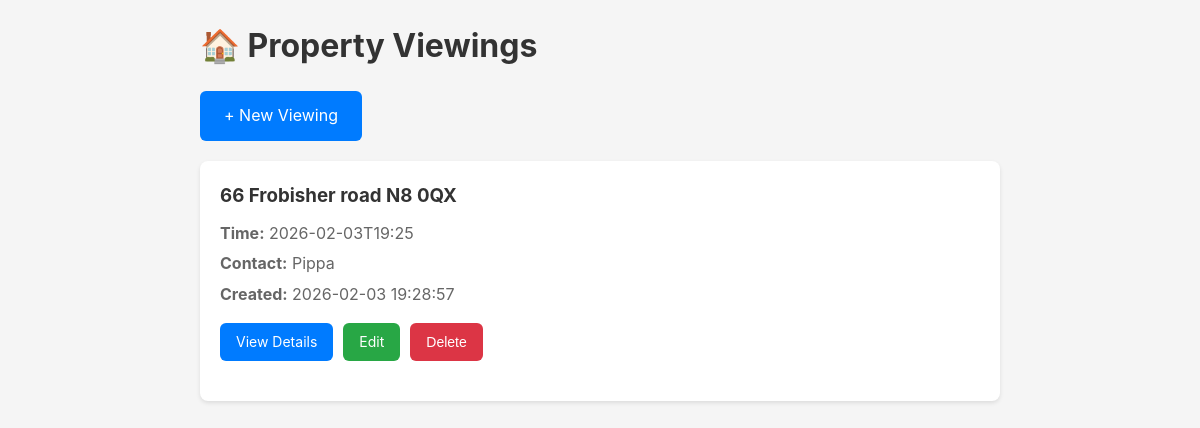
Before: / with the older database file.
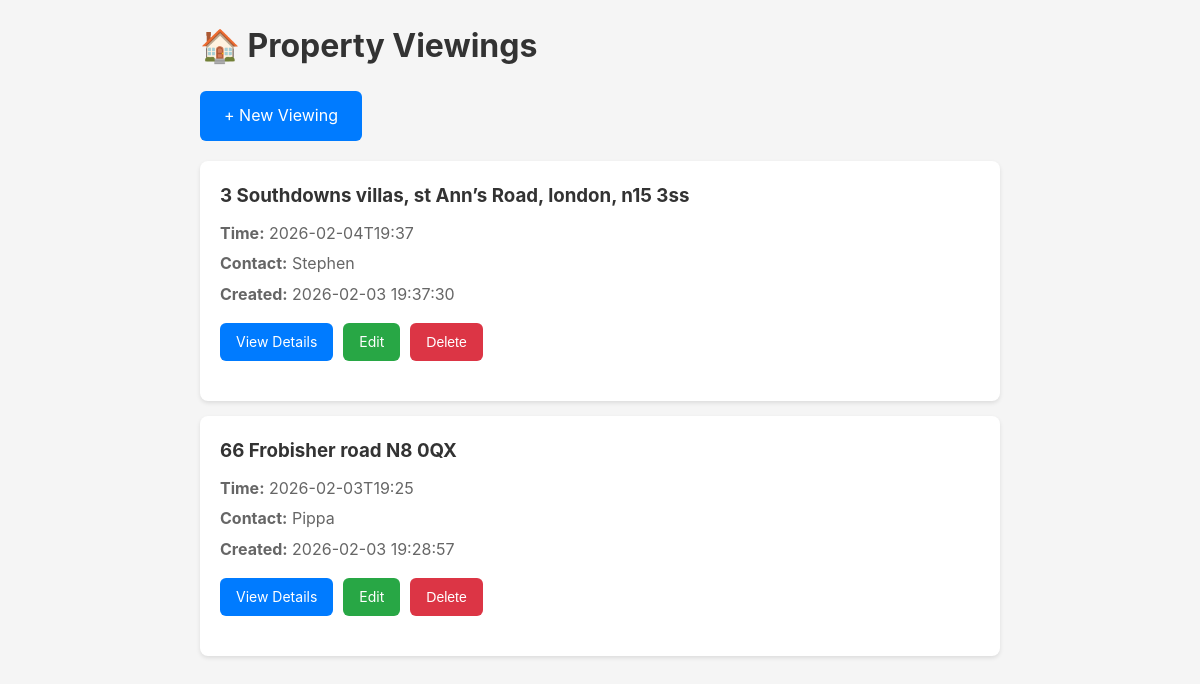
After: the same page with the newer database file.
### tables this page shows
CREATE TABLE viewings (
            id INTEGER PRIMARY KEY AUTOINCREMENT,
            address TEXT NOT NULL,
            viewing_time TEXT,
            contact_name TEXT,
            checklist_data TEXT NOT NULL,
            created_at TIMESTAMP DEFAULT CURRENT_TIMESTAMP
        );

### app.py (the view)
@app.route('/')
def index():
    db = get_db()
    viewings = db.execute('SELECT * FROM viewings ORDER BY created_at DESC').fetchall()
    db.close()
    return render_template('index.html', viewings=viewings)

### app.py (called while the page is built)
def get_db():
    db = sqlite3.connect(app.config['DATABASE'])
    db.row_factory = sqlite3.Row
    return db

### templates/index.html (shortened to what this page needs)
<!DOCTYPE html>
<html lang="en">
<head>
</head>
<body>
    <div class="container">
        <h1>🏠 Property Viewings</h1>
        <a href="/new" class="btn">+ New Viewing</a>
        {% if viewings %}
            {% for viewing in viewings %}
            <div class="viewing-card">
                <h3>{{ viewing.address }}</h3>
                <div class="viewing-info">
                    {% if viewing.viewing_time %}
                    <p><strong>Time:</strong> {{ viewing.viewing_time }}</p>
                    {% endif %}
                    {% if viewing.contact_name %}
                    <p><strong>Contact:</strong> {{ viewing.contact_name }}</p>
                    {% endif %}
                    <p><strong>Created:</strong> {{ viewing.created_at }}</p>
                </div>
                <div class="viewing-actions">
                    <a href="/view/{{ viewing.id }}" class="btn">View Details</a>
                    <a href="/edit/{{ viewing.id }}" class="btn" style="background: #28a745;">Edit</a>
                    <button onclick="deleteViewing({{ viewing.id }})" class="btn btn-danger">Delete</button>
                </div>
            </div>
            {% endfor %}
        {% else %}
            <div class="empty-state">
                <p>No viewings yet!</p>
                <p>Click "New Viewing" above to create your first property checklist.</p>
            </div>
        {% endif %}
    </div>
</body>
</html>

### templates/index.html (style rules this page uses)
* { margin: 0; padding: 0; box-sizing: border-box; }
body { font-family: -apple-system, BlinkMacSystemFont, 'Segoe UI', Roboto, Oxygen, Ubuntu, Cantarell, sans-serif; background: #f5f5f5; padding: 20px; line-height: 1.6; }
.container { max-width: 800px; margin: 0 auto; }
h1 { color: #333; margin-bottom: 20px; }
.btn { display: inline-block; padding: 12px 24px; background: #007bff; color: white; text-decoration: none; border-radius: 6px; border: none; cursor: pointer; font-size: 16px; margin-bottom: 20px; }
.btn-danger { background: #dc3545; padding: 8px 16px; font-size: 14px; }
.viewing-card { background: white; padding: 20px; margin-bottom: 15px; border-radius: 8px; box-shadow: 0 2px 4px rgba(0,0,0,0.1); }
.viewing-card h3 { color: #333; margin-bottom: 10px; }
.viewing-info { color: #666; margin-bottom: 15px; }
.viewing-info p { margin: 5px 0; }
.viewing-actions { display: flex; gap: 10px; }
.viewing-actions a { padding: 8px 16px; font-size: 14px; }

Changed rows visible on the page:
added viewings: address "3 Southdowns villas, st Ann’s Road, london, n15 3ss", viewing_time "2026-02-04T19:37", contact_name "Stephen", created_at "2026-02-03 19:37:30"
